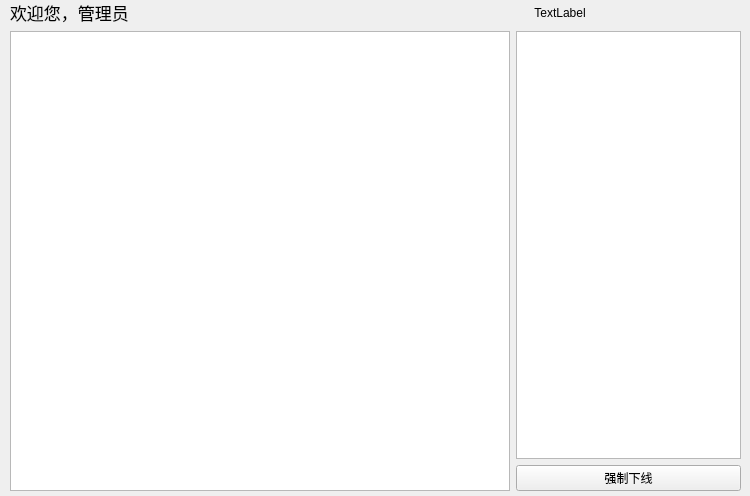
<?xml version="1.0" encoding="UTF-8"?>
<ui version="4.0">
 <class>Form</class>
 <widget class="QWidget" name="Form">
  <property name="geometry">
   <rect>
    <x>0</x>
    <y>0</y>
    <width>750</width>
    <height>496</height>
   </rect>
  </property>
  <property name="windowTitle">
   <string>Form</string>
  </property>
  <widget class="QWidget" name="verticalLayoutWidget">
   <property name="geometry">
    <rect>
     <x>10</x>
     <y>0</y>
     <width>731</width>
     <height>491</height>
    </rect>
   </property>
   <layout class="QVBoxLayout" name="verticalLayout">
    <item>
     <layout class="QHBoxLayout" name="horizontalLayout_2">
      <item>
       <widget class="QLabel" name="label">
        <property name="font">
         <font>
          <pointsize>13</pointsize>
          <weight>50</weight>
          <italic>false</italic>
          <bold>false</bold>
          <underline>false</underline>
          <strikeout>false</strikeout>
          <stylestrategy>PreferDefault</stylestrategy>
          <kerning>true</kerning>
         </font>
        </property>
        <property name="text">
         <string>欢迎您，管理员</string>
        </property>
       </widget>
      </item>
      <item>
       <widget class="QLabel" name="timeLabel">
        <property name="text">
         <string>TextLabel</string>
        </property>
        <property name="alignment">
         <set>Qt::AlignCenter</set>
        </property>
       </widget>
      </item>
     </layout>
    </item>
    <item>
     <layout class="QHBoxLayout" name="horizontalLayout">
      <item>
       <widget class="QTextBrowser" name="statusTextEdit">
        <property name="minimumSize">
         <size>
          <width>500</width>
          <height>0</height>
         </size>
        </property>
        <property name="maximumSize">
         <size>
          <width>500</width>
          <height>16777215</height>
         </size>
        </property>
       </widget>
      </item>
      <item>
       <layout class="QVBoxLayout" name="verticalLayout_4">
        <item>
         <widget class="QListWidget" name="usersList"/>
        </item>
        <item>
         <widget class="QPushButton" name="forcedOfflineBtn">
          <property name="text">
           <string>强制下线</string>
          </property>
         </widget>
        </item>
       </layout>
      </item>
     </layout>
    </item>
   </layout>
  </widget>
 </widget>
 <resources/>
 <connections/>
</ui>
